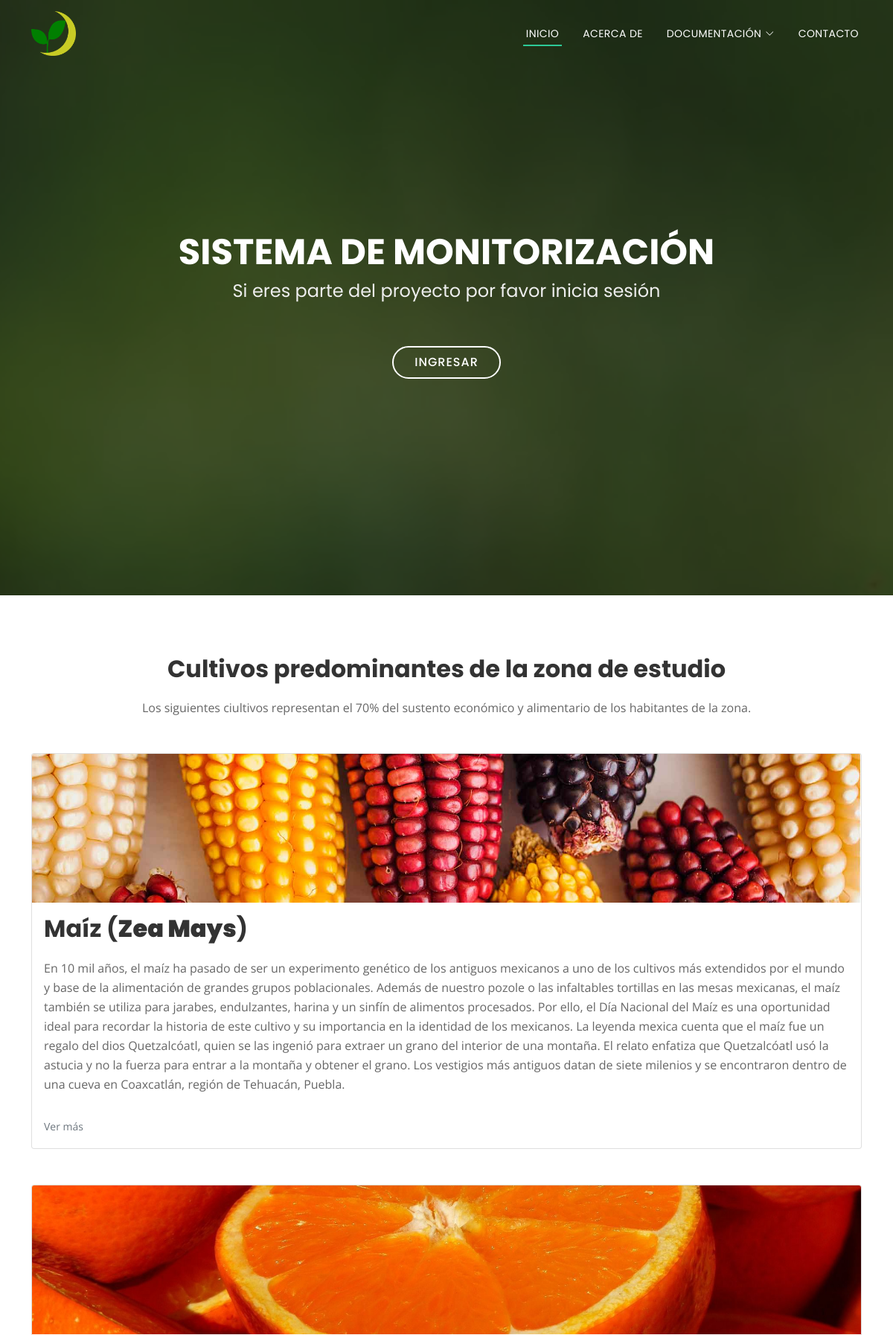
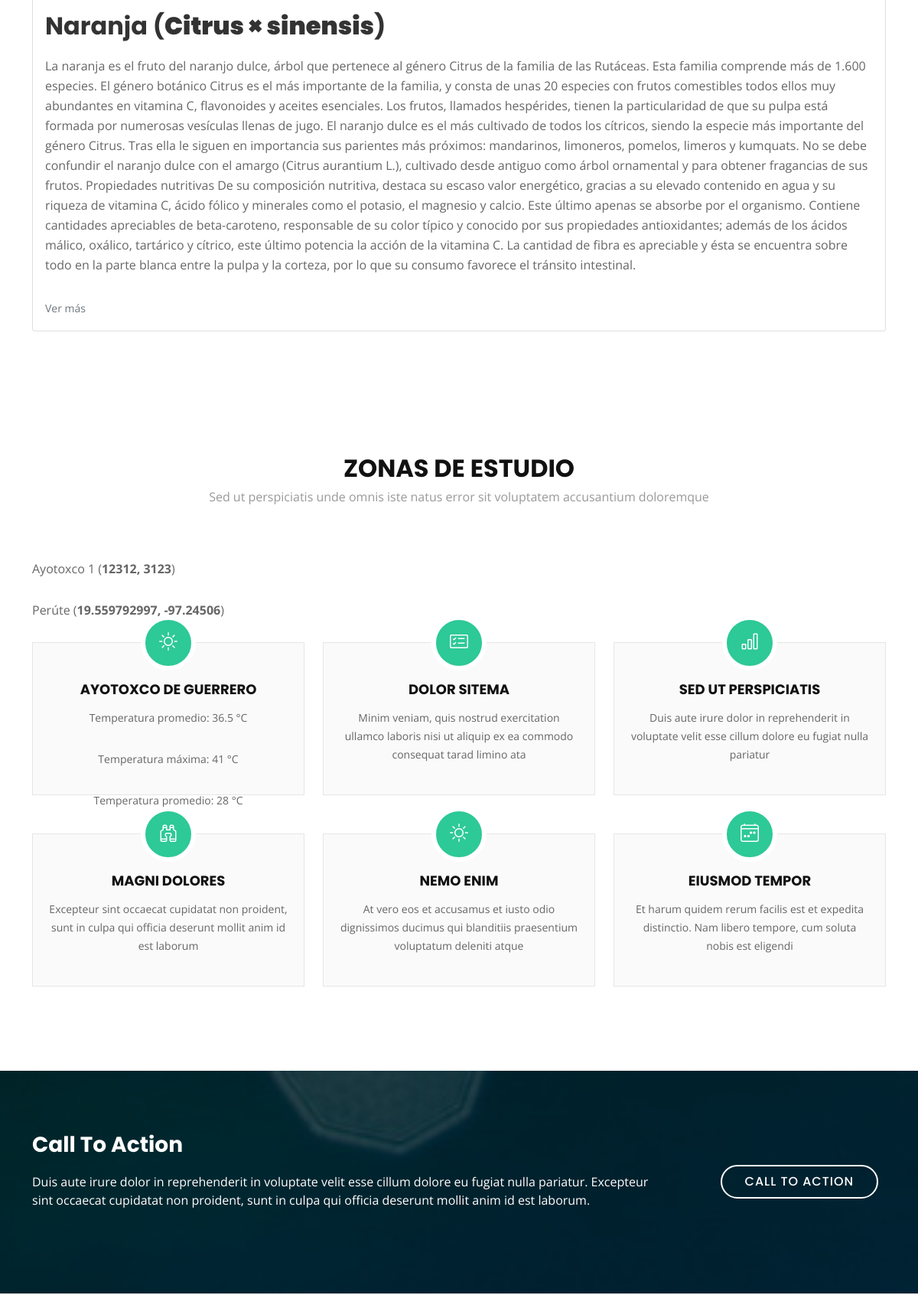
The page / (upper part) on the database its author committed (2 pictures, top to bottom).
### core/models.py (models this page shows, shortened)
class Cultivos(models.Model):
    nombre = models.CharField(verbose_name='Cultivo', max_length=150)
    nombreCientifico = models.CharField(verbose_name='Nombre científico', max_length=100)
    descripcion = models.TextField(verbose_name='Descripcion', max_length=5000)
    imagenes = models.ImageField(verbose_name='Foto', upload_to='imgcultivos')
    MESES = {
        ('Enero', 'Enero'), ('Febrero', 'Febrero'), ('Marzo', 'Marzo'), ('Abril', 'Abril'), ('Mayo', 'Mayo'),
        ('Junio', 'Junio'), ('Julio', 'Julio'), ('Agosto', 'Agosto'), ('Septiembre', 'Septiembre'),
        ('Octubre', 'Octubre'), ('Noviembre', 'Noviembre'), ('Diciembre', 'Diciembre')
    }
    mesDeSiembra = models.CharField(verbose_name='Mes de siembra', choices=MESES, max_length=30, default='Enero')
    class Meta:
        verbose_name = 'Cultivo'
        verbose_name_plural = 'Cultivos'

class Area(models.Model):
    clave = models.CharField(verbose_name='Clave', max_length=10)
    nombre = models.CharField(verbose_name='Lugar', max_length=200)
    ubicacion = models.CharField(verbose_name='Ubicación', max_length=255)
    altitud = models.CharField(verbose_name='Altitud', max_length=20)
    latitud = models.CharField(verbose_name='Latitud', max_length=12)
    longitud = models.CharField(verbose_name='Longitud', max_length=12)
    OP = {('Sí', 'Sí'), ('No', 'No')}
    operando = models.CharField(verbose_name='Operando', default='No', choices=OP, max_length=2)
    class Meta:
        verbose_name = 'Ubicación'
        verbose_name_plural = 'Datos de la ubicación'

### frontend/views.py (the view)
# urls.py: path('', IndexView.as_view(), name='index'),
class IndexView(TemplateView):
    model = Cultivos
    template_name = 'index.html'
    def get_context_data(self, **kwargs):
        context = super(IndexView, self).get_context_data(**kwargs)
        context['title'] = 'Cultivos'
        context['listCultivos'] = Cultivos.objects.all()
        context['listAreas'] = Area.objects.all()
        return context

### frontend/templates/index.html (shortened to what this page needs)
{% load static %}
<!DOCTYPE html>
<html lang="en">
<head>
    <link href="{% static 'assets/vendor/aos/aos.css' %}" rel="stylesheet">
    <link href="{% static 'assets/vendor/bootstrap/css/bootstrap.min.css' %}" rel="stylesheet">
    <link href="{% static 'assets/vendor/bootstrap-icons/bootstrap-icons.css' %}" rel="stylesheet">
    <link href="{% static 'assets/vendor/boxicons/css/boxicons.min.css' %}" rel="stylesheet">
    <link href="{% static 'assets/vendor/glightbox/css/glightbox.min.css' %}" rel="stylesheet">
    <link href="{% static 'assets/vendor/swiper/swiper-bundle.min.css' %}" rel="stylesheet">
    <link href="{% static 'assets/css/style.css' %}" rel="stylesheet">
</head>
<body>
<header id="header" class="fixed-top d-flex align-items-center header-transparent">
    <div class="container d-flex justify-content-between align-items-center">
        <div class="row">
            <div id="logo">
                <div class="col"><a href="index.html"><img style="width: 60px;"
                                                           src="{% static 'assets/img/rpml02.png' %}" alt=""></a></div>
            </div>
        </div>
        <nav id="navbar" class="navbar">
            <ul>
                <li><a class="nav-link scrollto active" href="#hero">Inicio</a></li>
                <li><a class="nav-link scrollto" href="#about">Acerca de</a></li>
                <li class="dropdown"><a href="#"><span>Documentación</span> <i class="bi bi-chevron-down"></i></a>
                </li>
                <li><a class="nav-link scrollto" href="#contact">Contacto</a></li>
            </ul>
        </nav>
    </div>
</header>
<section id="hero">
    <div class="hero-container" data-aos="zoom-in" data-aos-delay="100">
        <h1>Sistema de monitorización</h1>
        <h2>Si eres parte del proyecto por favor inicia sesión</h2>
        <a href="{% url 'admin:login' %}" class="btn-get-started">Ingresar</a>
    </div>
</section>
<main id="main">
    <section id="about">
        <div class="container" data-aos="fade-up">
            <div class="about-container text-justify">
                <div class="col-lg-12 text-center content order-lg-1 order-2">
                    <h1 class="title">Cultivos predominantes de la zona de estudio</h1>
                    <p>
                        Los siguientes ciultivos representan el 70% del sustento económico y alimentario de los
                        habitantes de la zona.
                    </p>
                </div>
                    {% for cultivo in listCultivos %}
                        <div class="card mt-5">
                            <img style="height: 200px; object-fit: cover" src="{{ cultivo.imagenes.url }}" class="card-img-top" alt="{{ cultivo.nombre }}">
                            <div class="card-body">
                                <h5 class="title">{{ cultivo.nombre }} (<b>{{ cultivo.nombreCientifico }}</b>)</h5>
                                <p class="card-text">{{ cultivo.descripcion }}</p>
                                <p class="card-text"><small class="text-muted">Ver más</small></p>
                            </div>
                        </div>
                    {% endfor %}
            </div>
        </div>
    </section>
    <section id="services">
        <div class="container" data-aos="fade-up">
            <div class="section-header">
                <h3 class="section-title">Zonas de estudio</h3>
                <p class="section-description">Sed ut perspiciatis unde omnis iste natus error sit voluptatem
                    accusantium doloremque</p>
            </div>
            {% for area in listAreas %}
                <p class="">{{ area.nombre }} (<b>{{ area.latitud }}, {{ area.longitud }}</b>)</p>
            {% endfor %}
            <div class="row">
                <div class="col-lg-4 col-md-6" data-aos="zoom-in">
                    <div class="box">
                        <div class="icon"><a href=""><i class="bi bi-sun"></i></a></div>
                        <h4 class="title"><a href="">Ayotoxco de Guerrero</a></h4>
                        <div class="description">
                            <p>Temperatura promedio: 36.5 °C</p>
                            <p>Temperatura máxima: 41 °C</p>
                            <p>Temperatura promedio: 28 °C</p>
                        </div>
                    </div>
                </div>
                <div class="col-lg-4 col-md-6" data-aos="zoom-in">
                    <div class="box">
                        <div class="icon"><a href=""><i class="bi bi-card-checklist"></i></a></div>
                        <h4 class="title"><a href="">Dolor Sitema</a></h4>
                        <p class="description">Minim veniam, quis nostrud exercitation ullamco laboris nisi ut aliquip
                            ex ea commodo consequat tarad limino ata</p>
                    </div>
                </div>
                <div class="col-lg-4 col-md-6" data-aos="zoom-in">
                    <div class="box">
                        <div class="icon"><a href=""><i class="bi bi-bar-chart"></i></a></div>
                        <h4 class="title"><a href="">Sed ut perspiciatis</a></h4>
                        <p class="description">Duis aute irure dolor in reprehenderit in voluptate velit esse cillum
                            dolore eu fugiat nulla pariatur</p>
                    </div>
                </div>
                <div class="col-lg-4 col-md-6" data-aos="zoom-in">
                    <div class="box">
                        <div class="icon"><a href=""><i class="bi bi-binoculars"></i></a></div>
                        <h4 class="title"><a href="">Magni Dolores</a></h4>
                        <p class="description">Excepteur sint occaecat cupidatat non proident, sunt in culpa qui officia
                            deserunt mollit anim id est laborum</p>
                    </div>
                </div>
                <div class="col-lg-4 col-md-6" data-aos="zoom-in">
                    <div class="box">
                        <div class="icon"><a href=""><i class="bi bi-brightness-high"></i></a></div>
                        <h4 class="title"><a href="">Nemo Enim</a></h4>
                        <p class="description">At vero eos et accusamus et iusto odio dignissimos ducimus qui blanditiis
                            praesentium voluptatum deleniti atque</p>
                    </div>
                </div>
                <div class="col-lg-4 col-md-6" data-aos="zoom-in">
                    <div class="box">
                        <div class="icon"><a href=""><i class="bi bi-calendar4-week"></i></a></div>
                        <h4 class="title"><a href="">Eiusmod Tempor</a></h4>
                        <p class="description">Et harum quidem rerum facilis est et expedita distinctio. Nam libero
                            tempore, cum soluta nobis est eligendi</p>
                    </div>
                </div>
            </div>
        </div>
    </section>
    <section id="call-to-action">
        <div class="container">
            <div class="row" data-aos="zoom-in">
                <div class="col-lg-9 text-center text-lg-start">
                    <h3 class="cta-title">Call To Action</h3>
                    <p class="cta-text"> Duis aute irure dolor in reprehenderit in voluptate velit esse cillum dolore eu
                        fugiat nulla pariatur. Excepteur sint occaecat cupidatat non proident, sunt in culpa qui officia
                        deserunt mollit anim id est laborum.</p>
                </div>
                <div class="col-lg-3 cta-btn-container text-center">
                    <a class="cta-btn align-middle" href="#">Call To Action</a>
                </div>
            </div>
        </div>
    </section>
</main>
</body>
</html>

### rows shown on the page
Cultivos: imagenes (picture), nombre "Maíz", nombreCientifico "Zea Mays", descripcion "En 10 mil años, el maíz ha pasado de ser un experimento genético de los antiguos mexicanos a uno de los cultivos más extendidos por el mundo y base de la alimentación de grandes grupos poblacionales. Además de nuestro pozole o las infaltables tortillas en las mesas mexicanas, el maíz también se utiliza para jarabes, endulzantes, harina y un sinfín de alimentos procesados. Por ello, el Día Nacional del Maíz es una oportunidad ideal para recordar la historia de este cultivo y su importancia en la identidad de los mexicanos. La leyenda mexica cuenta que el maíz fue un regalo del dios Quetzalcóatl, quien se las ingenió para extraer un grano del interior de una montaña. El relato enfatiza que…"
Cultivos: imagenes (picture), nombre "Naranja", nombreCientifico "Citrus × sinensis", descripcion "La naranja es el fruto del naranjo dulce, árbol que pertenece al género Citrus de la familia de las Rutáceas. Esta familia comprende más de 1.600 especies. El género botánico Citrus es el más importante de la familia, y consta de unas 20 especies con frutos comestibles todos ellos muy abundantes en vitamina C, flavonoides y aceites esenciales. Los frutos, llamados hespérides, tienen la particularidad de que su pulpa está formada por numerosas vesículas llenas de jugo. El naranjo dulce es el más cultivado de todos los cítricos, siendo la especie más importante del género Citrus. Tras ella le siguen en importancia sus parientes más próximos: mandarinos, limoneros, pomelos, limeros y kumquats.…"
Area: nombre "Ayotoxco 1", latitud "12312", longitud "3123"
Area: nombre "Perúte", latitud "19.559792997", longitud "-97.24506"
